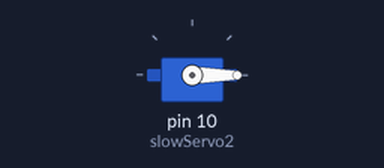
The sketch below on a simulated Arduino Uno, built with avr-gcc and run on an emulated ATmega328P. On the bench: servo. What the sketch prints to the serial monitor is not drawn.

Above: at 0.1 s.
Timing chart, 0 to 40.0 s (numbered marks = the images above):
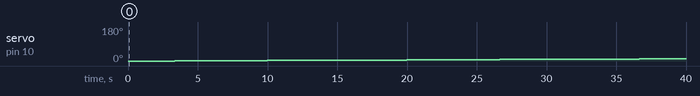

Measured:
- by itself, servo on pin 10 (slowServo2): moves from 0° to 12° over 36.7 s

The sketch:

sketch_oct31b.ino
```cpp
#include <Servo.h>

Servo slowServo2;

const int startAngle2 = 0;
const int endAngle2 = 90;
const long totalTime2 = 300000;
const int totalSteps2 = 90;

const long delayPerStep2 = totalTime2 / totalSteps2;

void setup() {
  slowServo2.attach(10);
  slowServo2.write(startAngle2);
  Serial.begin(9600);
  Serial.println("300초 동안 90도 등속 이동 시작");
}

void loop() {
  for (int pos = startAngle2; pos <= endAngle2; pos += 1) {
    slowServo2.write(pos);
    delay(delayPerStep2);
  }

  while(true) {
    Serial.println("90도 등속 이동 완료.");
    delay(5000);
  }
}
```
